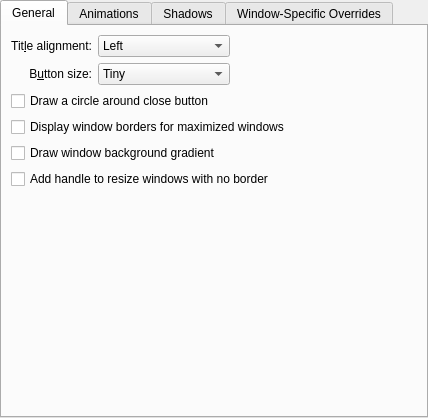
<?xml version="1.0" encoding="UTF-8"?>
<ui version="4.0">
 <class>AdwaitaConfigurationUI</class>
 <widget class="QWidget" name="AdwaitaConfigurationUI">
  <property name="geometry">
   <rect>
    <x>0</x>
    <y>0</y>
    <width>428</width>
    <height>418</height>
   </rect>
  </property>
  <layout class="QVBoxLayout" name="verticalLayout">
   <property name="leftMargin">
    <number>0</number>
   </property>
   <property name="topMargin">
    <number>0</number>
   </property>
   <property name="rightMargin">
    <number>0</number>
   </property>
   <property name="bottomMargin">
    <number>0</number>
   </property>
   <item>
    <widget class="QTabWidget" name="tabWidget">
     <property name="currentIndex">
      <number>0</number>
     </property>
     <widget class="QWidget" name="tab">
      <attribute name="title">
       <string>General</string>
      </attribute>
      <layout class="QGridLayout" name="gridLayout_4">
       <item row="0" column="0">
        <widget class="QLabel" name="label_3">
         <property name="text">
          <string>Tit&amp;le alignment:</string>
         </property>
         <property name="alignment">
          <set>Qt::AlignRight|Qt::AlignTrailing|Qt::AlignVCenter</set>
         </property>
         <property name="buddy">
          <cstring>titleAlignment</cstring>
         </property>
        </widget>
       </item>
       <item row="1" column="0">
        <widget class="QLabel" name="label_4">
         <property name="text">
          <string>B&amp;utton size:</string>
         </property>
         <property name="alignment">
          <set>Qt::AlignRight|Qt::AlignTrailing|Qt::AlignVCenter</set>
         </property>
         <property name="buddy">
          <cstring>buttonSize</cstring>
         </property>
        </widget>
       </item>
       <item row="1" column="1">
        <widget class="QComboBox" name="buttonSize">
         <item>
          <property name="text">
           <string>Tiny</string>
          </property>
         </item>
         <item>
          <property name="text">
           <string comment="@item:inlistbox Button size:">Small</string>
          </property>
         </item>
         <item>
          <property name="text">
           <string comment="@item:inlistbox Button size:">Normal</string>
          </property>
         </item>
         <item>
          <property name="text">
           <string comment="@item:inlistbox Button size:">Large</string>
          </property>
         </item>
         <item>
          <property name="text">
           <string comment="@item:inlistbox Button size:">Very Large</string>
          </property>
         </item>
        </widget>
       </item>
       <item row="0" column="1">
        <widget class="QComboBox" name="titleAlignment">
         <item>
          <property name="text">
           <string>Left</string>
          </property>
         </item>
         <item>
          <property name="text">
           <string>Center</string>
          </property>
         </item>
         <item>
          <property name="text">
           <string>Center (Full Width)</string>
          </property>
         </item>
         <item>
          <property name="text">
           <string>Right</string>
          </property>
         </item>
        </widget>
       </item>
       <item row="0" column="2">
        <spacer name="horizontalSpacer">
         <property name="orientation">
          <enum>Qt::Horizontal</enum>
         </property>
         <property name="sizeHint" stdset="0">
          <size>
           <width>40</width>
           <height>20</height>
          </size>
         </property>
        </spacer>
       </item>
       <item row="6" column="0" colspan="3">
        <spacer name="verticalSpacer">
         <property name="orientation">
          <enum>Qt::Vertical</enum>
         </property>
         <property name="sizeHint" stdset="0">
          <size>
           <width>20</width>
           <height>40</height>
          </size>
         </property>
        </spacer>
       </item>
       <item row="5" column="0" colspan="3">
        <widget class="QCheckBox" name="drawSizeGrip">
         <property name="text">
          <string>Add handle to resize windows with no border</string>
         </property>
        </widget>
       </item>
       <item row="3" column="0" colspan="3">
        <widget class="QCheckBox" name="drawBorderOnMaximizedWindows">
         <property name="text">
          <string>Display window borders for maximized windows</string>
         </property>
        </widget>
       </item>
       <item row="2" column="0" colspan="3">
        <widget class="QCheckBox" name="outlineCloseButton">
         <property name="text">
          <string>Draw a circle around close button</string>
         </property>
        </widget>
       </item>
       <item row="4" column="0" colspan="3">
        <widget class="QCheckBox" name="drawBackgroundGradient">
         <property name="text">
          <string>Draw window background gradient</string>
         </property>
        </widget>
       </item>
      </layout>
     </widget>
     <widget class="QWidget" name="tab_2">
      <attribute name="title">
       <string>Animations</string>
      </attribute>
      <layout class="QGridLayout" name="gridLayout_5">
       <item row="1" column="0">
        <widget class="QLabel" name="animationsDurationLabel">
         <property name="enabled">
          <bool>false</bool>
         </property>
         <property name="text">
          <string>Anima&amp;tions duration:</string>
         </property>
         <property name="alignment">
          <set>Qt::AlignRight|Qt::AlignTrailing|Qt::AlignVCenter</set>
         </property>
         <property name="buddy">
          <cstring>animationsDuration</cstring>
         </property>
        </widget>
       </item>
       <item row="1" column="1">
        <widget class="QSpinBox" name="animationsDuration">
         <property name="enabled">
          <bool>false</bool>
         </property>
         <property name="suffix">
          <string>ms</string>
         </property>
         <property name="maximum">
          <number>500</number>
         </property>
        </widget>
       </item>
       <item row="1" column="2">
        <spacer name="horizontalSpacer_4">
         <property name="orientation">
          <enum>Qt::Horizontal</enum>
         </property>
         <property name="sizeHint" stdset="0">
          <size>
           <width>40</width>
           <height>20</height>
          </size>
         </property>
        </spacer>
       </item>
       <item row="0" column="0" colspan="3">
        <widget class="QCheckBox" name="animationsEnabled">
         <property name="text">
          <string>Enable animations</string>
         </property>
        </widget>
       </item>
       <item row="2" column="0" colspan="3">
        <spacer name="verticalSpacer_2">
         <property name="orientation">
          <enum>Qt::Vertical</enum>
         </property>
         <property name="sizeHint" stdset="0">
          <size>
           <width>20</width>
           <height>40</height>
          </size>
         </property>
        </spacer>
       </item>
      </layout>
     </widget>
     <widget class="QWidget" name="tab_4">
      <attribute name="title">
       <string>Shadows</string>
      </attribute>
      <layout class="QGridLayout" name="gridLayout">
       <item row="0" column="0">
        <widget class="QLabel" name="label">
         <property name="text">
          <string>Si&amp;ze:</string>
         </property>
         <property name="alignment">
          <set>Qt::AlignRight|Qt::AlignTrailing|Qt::AlignVCenter</set>
         </property>
         <property name="buddy">
          <cstring>shadowSize</cstring>
         </property>
        </widget>
       </item>
       <item row="0" column="1">
        <widget class="QSpinBox" name="shadowSize">
         <property name="suffix">
          <string>px</string>
         </property>
         <property name="minimum">
          <number>6</number>
         </property>
         <property name="maximum">
          <number>64</number>
         </property>
        </widget>
       </item>
       <item row="1" column="0">
        <widget class="QLabel" name="label_2">
         <property name="text">
          <string comment="strength of the shadow (from transparent to opaque)">S&amp;trength:</string>
         </property>
         <property name="alignment">
          <set>Qt::AlignRight|Qt::AlignTrailing|Qt::AlignVCenter</set>
         </property>
         <property name="buddy">
          <cstring>shadowStrength</cstring>
         </property>
        </widget>
       </item>
       <item row="1" column="1">
        <widget class="QSpinBox" name="shadowStrength">
         <property name="suffix">
          <string>%</string>
         </property>
         <property name="minimum">
          <number>10</number>
         </property>
         <property name="maximum">
          <number>100</number>
         </property>
        </widget>
       </item>
       <item row="1" column="2">
        <spacer name="horizontalSpacer_5">
         <property name="orientation">
          <enum>Qt::Horizontal</enum>
         </property>
         <property name="sizeHint" stdset="0">
          <size>
           <width>40</width>
           <height>20</height>
          </size>
         </property>
        </spacer>
       </item>
       <item row="2" column="0">
        <widget class="QLabel" name="label_5">
         <property name="text">
          <string>Color:</string>
         </property>
         <property name="alignment">
          <set>Qt::AlignRight|Qt::AlignTrailing|Qt::AlignVCenter</set>
         </property>
        </widget>
       </item>
       <item row="2" column="1">
        <widget class="KColorButton" name="shadowColor"/>
       </item>
       <item row="3" column="0" colspan="3">
        <spacer name="verticalSpacer_3">
         <property name="orientation">
          <enum>Qt::Vertical</enum>
         </property>
         <property name="sizeHint" stdset="0">
          <size>
           <width>20</width>
           <height>40</height>
          </size>
         </property>
        </spacer>
       </item>
      </layout>
     </widget>
     <widget class="QWidget" name="tab_3">
      <attribute name="title">
       <string>Window-Specific Overrides</string>
      </attribute>
      <layout class="QVBoxLayout" name="verticalLayout_3">
       <item>
        <widget class="Adwaita::ExceptionListWidget" name="exceptions" native="true">
         <property name="sizePolicy">
          <sizepolicy hsizetype="Preferred" vsizetype="Expanding">
           <horstretch>0</horstretch>
           <verstretch>0</verstretch>
          </sizepolicy>
         </property>
        </widget>
       </item>
      </layout>
     </widget>
    </widget>
   </item>
  </layout>
 </widget>
 <customwidgets>
  <customwidget>
   <class>KColorButton</class>
   <extends>QPushButton</extends>
   <header>kcolorbutton.h</header>
  </customwidget>
  <customwidget>
   <class>Adwaita::ExceptionListWidget</class>
   <extends>QWidget</extends>
   <header>config/adwaitaexceptionlistwidget.h</header>
   <container>1</container>
  </customwidget>
 </customwidgets>
 <tabstops>
  <tabstop>tabWidget</tabstop>
  <tabstop>titleAlignment</tabstop>
  <tabstop>buttonSize</tabstop>
  <tabstop>outlineCloseButton</tabstop>
  <tabstop>drawBorderOnMaximizedWindows</tabstop>
  <tabstop>drawBackgroundGradient</tabstop>
  <tabstop>drawSizeGrip</tabstop>
  <tabstop>animationsEnabled</tabstop>
  <tabstop>animationsDuration</tabstop>
  <tabstop>shadowSize</tabstop>
  <tabstop>shadowStrength</tabstop>
  <tabstop>shadowColor</tabstop>
 </tabstops>
 <resources/>
 <connections>
  <connection>
   <sender>animationsEnabled</sender>
   <signal>toggled(bool)</signal>
   <receiver>animationsDurationLabel</receiver>
   <slot>setEnabled(bool)</slot>
   <hints>
    <hint type="sourcelabel">
     <x>34</x>
     <y>194</y>
    </hint>
    <hint type="destinationlabel">
     <x>84</x>
     <y>221</y>
    </hint>
   </hints>
  </connection>
  <connection>
   <sender>animationsEnabled</sender>
   <signal>toggled(bool)</signal>
   <receiver>animationsDuration</receiver>
   <slot>setEnabled(bool)</slot>
   <hints>
    <hint type="sourcelabel">
     <x>108</x>
     <y>194</y>
    </hint>
    <hint type="destinationlabel">
     <x>141</x>
     <y>229</y>
    </hint>
   </hints>
  </connection>
 </connections>
</ui>
